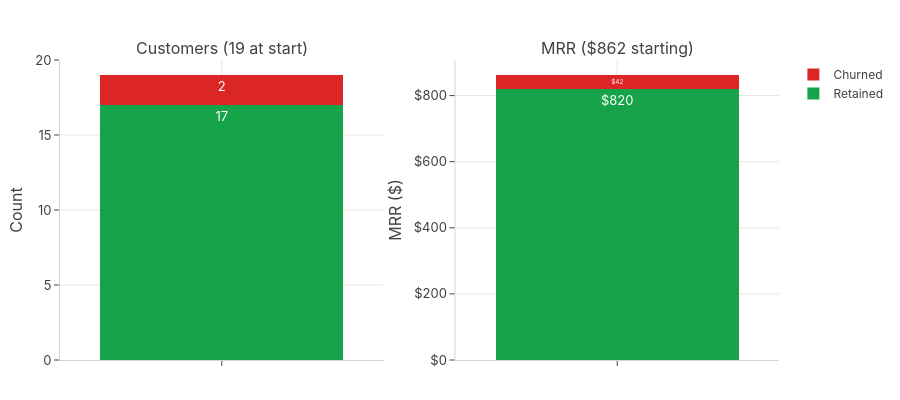

The notebook cell this image was saved under:
### Markdown cell above
## 3. Churn visualization

### Code cell
reports.churn.plot_stripe_detail(stripe_churn)

### Figure 1 — Plotly figure (JSON) as saved in the notebook; plotly's stock layout.template omitted (floating-point values rounded to 4 significant figures)
{"data": [{"marker": {"color": "#16A34A"}, "name": "Retained", "showlegend": true, "text": ["17"], "textposition": "inside", "type": "bar", "x": [""], "xaxis": "x", "y": [17], "yaxis": "y"}, {"marker": {"color": "#DC2626"}, "name": "Churned", "showlegend": true, "text": ["2"], "textposition": "inside", "type": "bar", "x": [""], "xaxis": "x", "y": [2], "yaxis": "y"}, {"marker": {"color": "#16A34A"}, "name": "Retained", "showlegend": false, "text": ["$820"], "textposition": "inside", "type": "bar", "x": [""], "xaxis": "x2", "y": [820.3], "yaxis": "y2"}, {"marker": {"color": "#DC2626"}, "name": "Churned", "showlegend": false, "text": ["$42"], "textposition": "inside", "type": "bar", "x": [""], "xaxis": "x2", "y": [42], "yaxis": "y2"}], "layout": {"annotations": [{"font": {"size": 16}, "showarrow": false, "text": "Customers (19 at start)", "x": 0.225, "xanchor": "center", "xref": "paper", "y": 1, "yanchor": "bottom", "yref": "paper"}, {"font": {"size": 16}, "showarrow": false, "text": "MRR ($862 starting)", "x": 0.775, "xanchor": "center", "xref": "paper", "y": 1, "yanchor": "bottom", "yref": "paper"}], "barmode": "stack", "height": 400, "xaxis": {"anchor": "y", "domain": [0, 0.45]}, "xaxis2": {"anchor": "y2", "domain": [0.55, 1]}, "yaxis": {"anchor": "x", "domain": [0, 1], "title": {"text": "Count"}}, "yaxis2": {"anchor": "x2", "domain": [0, 1], "tickformat": ",", "tickprefix": "$", "title": {"text": "MRR ($)"}}}}
